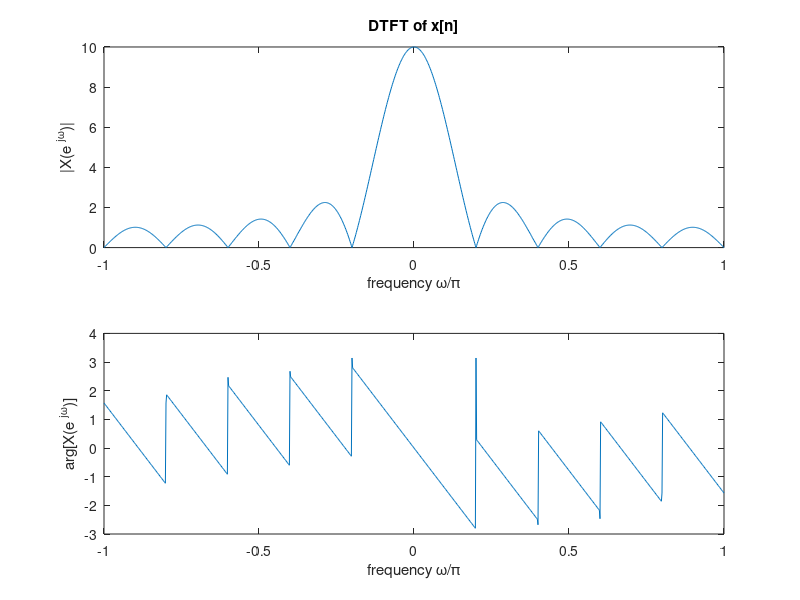

Source code (MATLAB):
% Computing the DTFT of signal x
clear;
x=[1 1 1 1 1 1 1 1 1 1];
n=0:length(x)-1;
K=500;
k=-K:K;
w=pi*k/K;
X=x*exp(-j*n'*w);
magX=abs(X);
angX=angle(X);
subplot(2,1,1); plot(w/pi,magX);  xlabel('frequency \omega/\pi');    ylabel('|X(e ^j^\omega)|');
title('DTFT of x[n]');
subplot(2,1,2); plot(w/pi,angX);  xlabel('frequency \omega/\pi');    ylabel('arg[X(e ^j^\omega)]');
